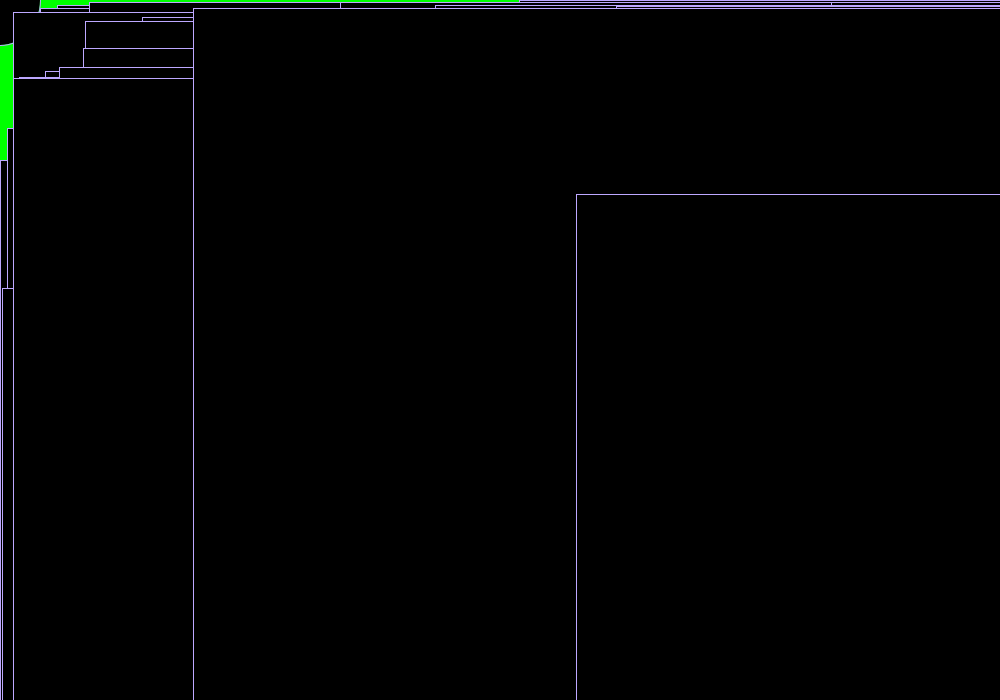
Frame 1 (no input)
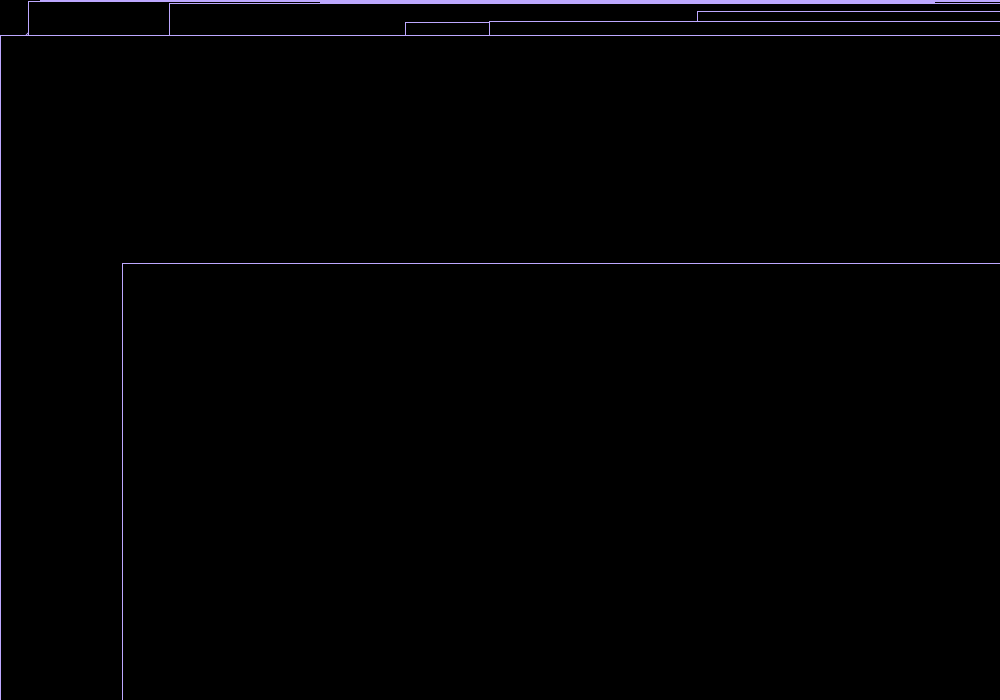
Frame 60 (the mouse pressed at the canvas centre just before this capture)
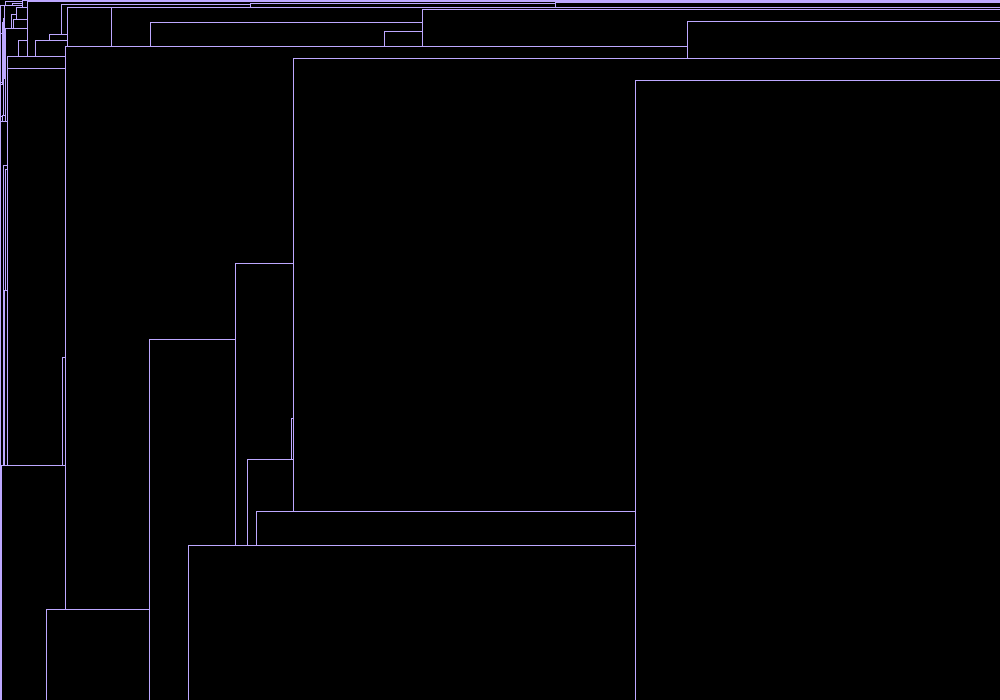
Frame 120 (the mouse held since frame 60 and released just before this capture)

The Processing sketch that drew these frames (run headless with seeded random() and noise(); from frame 60 on, the mouse is pressed at the canvas centre):

// Processing sketch: processing_75287
// ── processing_75287.pde

int colorDir;
int myColor;

void setup(){
  size(1000, 700);
  smooth();
  colorMode (HSB,360,100,100,100);
  background(120, 200, 205,78);
  myColor=0;
  colorDir=myColor++;
}


void draw(){
  stroke(255,34,120);
  fill(234,230,12);
  rect(300, 300, 55, 72);
  
  fill(100,255,0);
  ellipse(mouseX,mouseY/2,80,90);
  
  if(mouseY>500){
    background(255);
  }
  for(int i = 0; i < 900; i++){
    rect(random(1000), random(700), i*5, i*random(10));
  }
}
